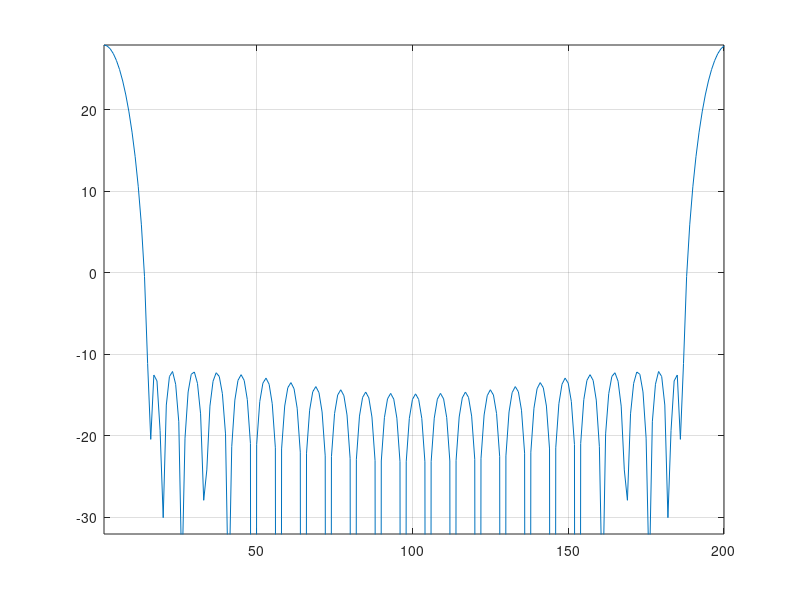

This figure's MATLAB source:
function [wts,nbar,coef]=taylr(ne, sldb);
%function [wts,nbar,coef]=taylr(ne, sldb);
%
% Taylor weightings
%
%	Inputs:	ne   = number of elements in antenna
%			sldB = sidelobe level in dB

%
%	Outputs: wts = Taylor weights
%			 nar = nbar, for Taylor weighting
%            coef(nbar-1) = coefficients
%
%   Author:     A. Jahns
%   Date:       July 3, 2007

if nargin == 0
 SLL = 40; % sidelobe level in dB
 M = 25; % window length
 sldb = 40; % sidelobe level in dB
 ne = 25; % window length
end

if abs(sldb)<14
   wts = ones(ne,1);
   return
end

r=10^(abs(sldb)/20);
a=acosh(r)/pi;
nbar=max(fix(2*a^2+1),2);
n=1:nbar-1;
sn = (a^2+(nbar-0.5)^2)/nbar^2 * n.^2;

yi = a^2+(n-0.5).^2;
y=1./yi;
z = 1-sn'*y;
p = prod(z');

coef=ones(nbar-1,1);
fd=1;
for i=1:nbar-1
    fd=fd*(nbar-i)/(nbar-1+i);
    coef(i)=p(i)*fd;
end

k=[1:ne]';

arg=pi/ne*(2*k-ne-1);
w=1+2*cos(arg*n)*coef;
pk = 1 +2*sum(coef);
wts = w/pk;

if nargin == 0
    R = 20*log10(abs(fft(w,length(w)*8)));
    plot(R),shg, grid
    axis tight
    ax = axis;
    ax(3) = max(R) -SLL - 20;
    axis(ax)
end